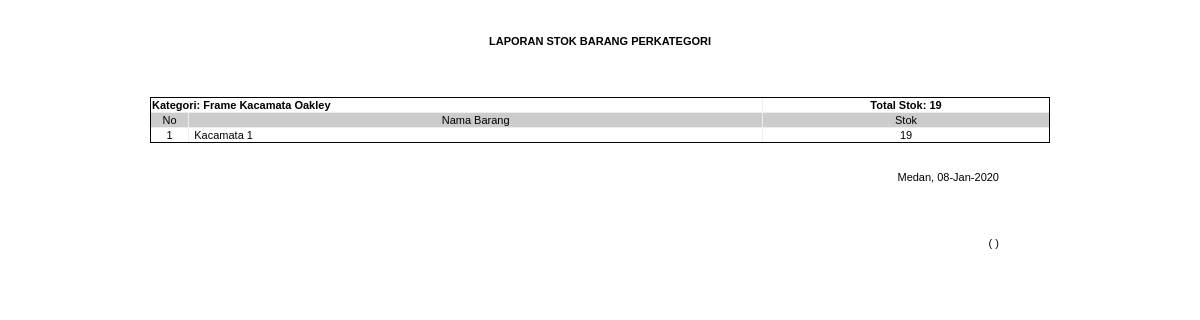
/index.php/laporan/lap_stok_barang, run on the app's committed database.
### tables this page shows
CREATE TABLE `tbl_kategori` (
  `kategori_id` int(11) NOT NULL,
  `kategori_nama` varchar(35) DEFAULT NULL
);

### application/controllers/Laporan.php (called while the page is built, shortened)
<?php
class Laporan extends CI_Controller{
    function __construct()
    {
		$this->load->model('m_kategori');
		$this->load->model('m_barang');
		$this->load->model('m_suplier');
		$this->load->model('m_pembelian');
		$this->load->model('m_penjualan');
		$this->load->model('m_laporan');
		$this->load->model('m_karyawan');
	}
	function lap_stok_barang(){
		$x['data']=$this->m_laporan->get_stok_barang();
		$this->load->view('laporan/v_lap_stok_barang',$x);
	}
}

### index.php (called while the page is built, shortened)
<?php
require_once BASEPATH.'core/CodeIgniter.php';

### application/models/M_laporan.php (called while the page is built, shortened)
<?php
class M_laporan extends CI_Model
{
	function get_stok_barang(){
		$hsl=$this->db->query("SELECT kategori_id,kategori_nama,barang_nama,barang_stok FROM tbl_kategori JOIN tbl_barang ON kategori_id=barang_kategori_id GROUP BY kategori_id,barang_nama");
		return $hsl;
	}
}

### application/views/laporan/v_lap_stok_barang.php (the view, shortened to what this page needs)
<html lang="en" moznomarginboxes mozdisallowselectionprint>
<head>
    <link rel="stylesheet" href="<?php echo base_url('assets/css/laporan.css')?>"/>
</head>
<body>
<div id="laporan">
<table border="0" align="center" style="width:800px; border:none;margin-top:5px;margin-bottom:0px;">
<tr>
    <td colspan="2" style="width:800px;paddin-left:20px;"><center><h4>LAPORAN STOK BARANG PERKATEGORI</h4></center><br/></td>
</tr>
</table>
<table border="0" align="center" style="width:900px;border:none;">
        <tr>
            <th style="text-align:left"></th>
        </tr>
</table>
<table border="1" align="center" style="width:900px;margin-bottom:20px;">
<?php
    $nomor=0;
    $group='-';
    foreach($data->result_array()as $d){
    $nomor++;
    if($group=='-' || $group!=$d['kategori_nama']){
        $kat=$d['kategori_nama'];
        $query=$this->db->query("SELECT kategori_id,kategori_nama,barang_nama,SUM(barang_stok) AS tot_stok FROM tbl_kategori JOIN tbl_barang ON kategori_id=barang_kategori_id WHERE kategori_nama='$kat'");
        $t=$query->row_array();
        $tots=$t['tot_stok'];
        echo "<table align='center' width='900px;' border='1'>";
        echo "<tr><td colspan='2'><b>Kategori: $kat</b></td> <td style='text-align:center;'><b>Total Stok: $tots </b></td></tr>";
echo "<tr style='background-color:#ccc;'>
    <td width='4%' align='center'>No</td>
    <td width='60%' align='center'>Nama Barang</td>
    <td width='30%' align='center'>Stok</td>
    </tr>";
$nomor=1;
    }
    $group=$d['kategori_nama'];
        ?>
        <tr>
                <td style="text-align:center;vertical-align:top;text-align:center;"><?php echo $nomor; ?></td>
                <td style="vertical-align:top;padding-left:5px;"><?php echo $d['barang_nama']; ?></td>
                <td style="vertical-align:top;text-align:center;"><?php echo $d['barang_stok']; ?></td>
        </tr>
        <?php
        }
        ?>
</table>
</table>
<table align="center" style="width:800px; border:none;margin-top:5px;margin-bottom:20px;">
    <tr>
        <td></td>
</table>
<table align="center" style="width:800px; border:none;margin-top:5px;margin-bottom:20px;">
    <tr>
        <td align="right">Medan, <?php echo date('d-M-Y')?></td>
    </tr>
    <tr>
        <td align="right"></td>
    </tr>
    <tr>
    <td><br/><br/><br/><br/></td>
    </tr>
    <tr>
        <td align="right">( <?php echo $this->session->userdata('nama');?> )</td>
    </tr>
    <tr>
        <td align="center"></td>
    </tr>
</table>
<table align="center" style="width:800px; border:none;margin-top:5px;margin-bottom:20px;">
    <tr>
        <th><br/><br/></th>
    </tr>
    <tr>
        <th align="left"></th>
    </tr>
</table>
</div>
</body>
</html>

### assets/admin/css/laporan.css (style rules this page uses)
body { font-family: arial,sans-serif; font-size:11px; margin:3px; }
#laporan { color:black; padding:6px 2px; }
#laporan table { border-collapse:collapse; border: 1px solid; font-size:11px; }
#laporan table th { background:F1E7E8; font-weight:bold; vertical-align:middle; }
#laporan table td { background:c8bfbf; }

### data on the page
tbl_kategori: kategori_nama "Frame Kacamata Oakley", tots "19", nomor "1", barang_nama "Kacamata 1", barang_stok "19"
